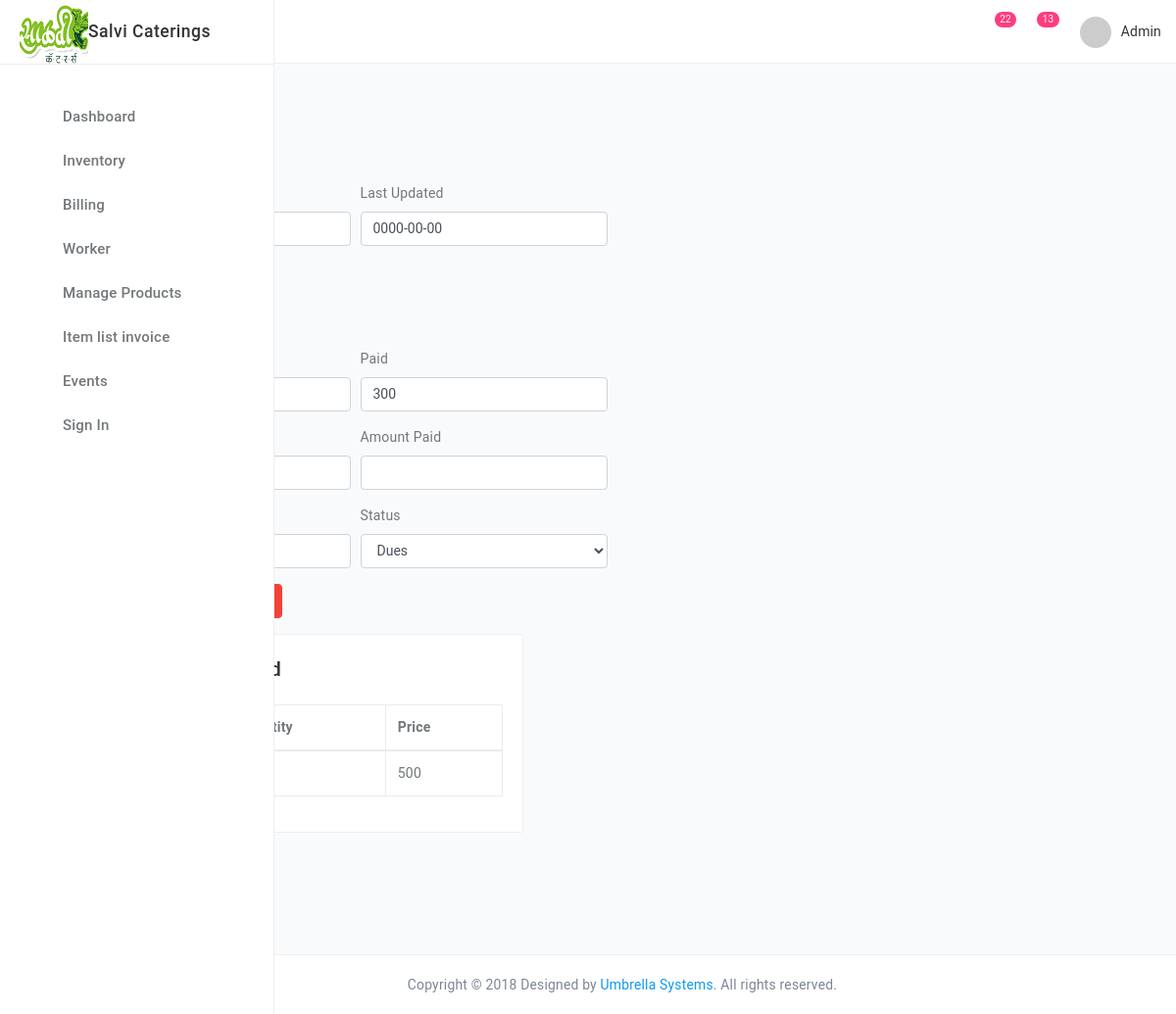
Page /stock_details.php?id=21 on the earlier database version.
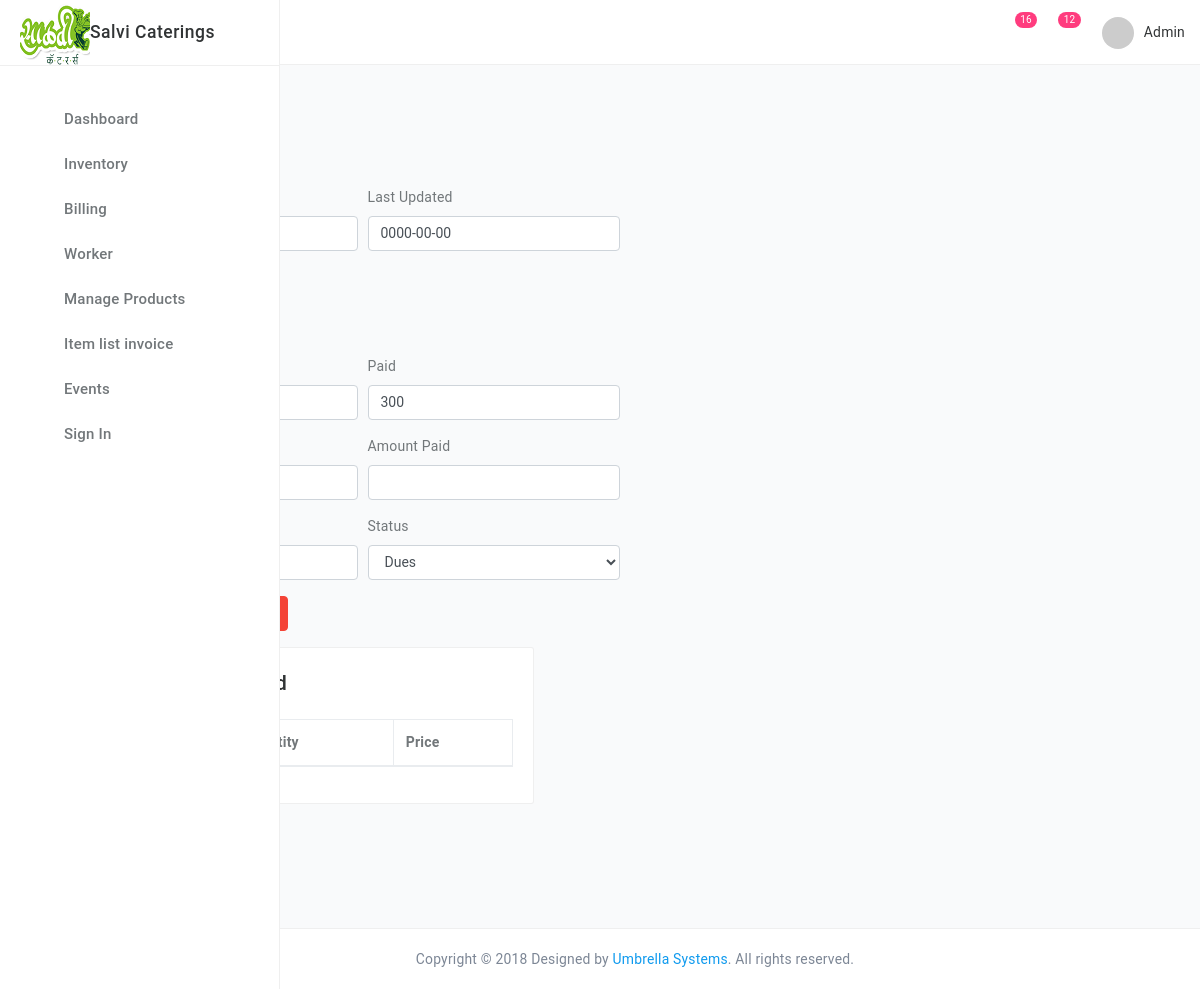
Same page on the later database version.
### tables this page shows
CREATE TABLE `hotel_info` (
  `t_id` int(11) NOT NULL,
  `date` date NOT NULL,
  `subtotal` float NOT NULL,
  `paid` float NOT NULL,
  `total` float NOT NULL,
  `up_dt` date NOT NULL,
  `status` varchar(20) NOT NULL
);

CREATE TABLE `inventory_stock_hotel` (
  `i_id` int(11) NOT NULL,
  `t_id` int(11) NOT NULL,
  `item` varchar(100) NOT NULL,
  `qty` int(11) NOT NULL,
  `unit` varchar(50) NOT NULL,
  `price` int(11) NOT NULL
);

### stock_details.php (the view, shortened to what the changed rows need)
<?php include 'header.php';
 include "db.php";
$ids=$_GET['id'];
?>
<main class="main-content bgc-grey-100">
        <div id="mainContent">
          <div class="container">
<div class="row">
            <div class="masonry-item col-md-6">
          <div class="mT-30">
              <form class="form-horizontal" action="" method="POST">
                <div class="form-row"><?php
                      $res = mysqli_query($con,"SELECT * FROM hotel_info where t_id='$ids'");
                      while($row = mysqli_fetch_array($res))
{
$pd = $row['paid'];
$d = $row['total'];
              ?>
                  <div class="form-group col-md-6">
                    <label for="inputEmail4">Date of purchase</label>
                  </div>
                  <div class="form-group col-md-6">
                    <label for="inputEmail4">Last Updated</label>
               <input class="form-control" id="focusedInput" type="text" placeholder="Date" value="<?php echo $row['up_dt']; ?>" name="purchased_date">
                  </div>
                  <div class="form-group col-md-6">
                    <label class="fw-500">Date of Updatation</label>
                      <div class="timepicker-input input-icon form-group">
                        <div class="input-group">
                          <div class="input-group-addon bgc-white bd bdwR-0"><i class="ti-calendar"></i></div>
                        </div>
                      </div>
                    </div>
                       </div>
                <div class="form-row">
                  <div class="form-group col-md-6">
                    <label for="inputEmail4">Total</label>
                  </div>
                  <div class="form-group col-md-6">
                    <label for="inputEmail4">Paid</label>
                  <input class="form-control" id="focusedInput" type="text" name="pay" value="<?php echo $pd; ?>">
                  </div>
                  <div class="form-group col-md-6">
                    <label for="inputEmail4">Pending Amount</label>
                  <input class="form-control" id="dues" type="text" name="dues" value="<?php echo $d ;}?>">
                  </div>
<br>
</form>
                       <div class="col-md-12">
            <div class="bgc-white bd bdrs-3 p-20 mB-20">
              <table class="table table-bordered">
                <thead>
                  <tr>
                    <th scope="col">Item</th>
                    <th scope="col">Quantity</th>
                    <th scope="col">Price</th>
                  </tr>
                </thead>
                <tbody>
               <?php   $result = mysqli_query($con,"SELECT * FROM inventory_stock_hotel where t_id='$ids'");
while($row = mysqli_fetch_array($result))
{
echo "<tr>";
echo "<td>" . $row['item'] . "</td>";
echo "<td>" . $row['qty'] ." ". $row['unit'] . "</td>";
echo "<td>" . $row['price'] . "</td></tr>";
}
?>
                </tbody>
              </table>
            </div>
          </div>
</div>
            </div>
          </div>
        </div>
      </div>
    </main>
  <?php include 'footer.php';?>

### header.php (shortened to what the changed rows need)
<!DOCTYPE html>
<html>
<head>
	<link href="style.css" rel="stylesheet">
	</head>
	<body class="app">
<div>
<div class="page-container">
	<div class="header navbar">
		<div class="header-container">
			<?php
								include "db.php";
								$sql = "SELECT count(*) as i_id FROM inventory_stock_cater";
                                 $qry = mysqli_query($con, $sql);
                                 $row = mysqli_fetch_assoc($qry);
                                 $cntitem = $row['i_id'];
                                          $eventsql = "SELECT count(*) as c_id FROM event_info";
                                 $eventqry = mysqli_query($con, $eventsql);
                                 $row = mysqli_fetch_assoc($eventqry);
                                 $cntevent = $row['c_id'];
								?>
			<ul class="nav-right">
				<li class="notifications dropdown"><span class="counter bgc-red"><?php echo "$cntitem" ; ?></span> <a href="#" class="dropdown-toggle no-after" data-toggle="dropdown"><i class="ti-bell"></i></a>
</li>
<li class="notifications dropdown"><span class="counter bgc-blue"><?php echo "$cntevent" ; ?></span> <a href="#" class="dropdown-toggle no-after" data-toggle="dropdown"><i class="ti-email"></i></a>
</li>
</ul>
</div>
</div>

Differences in the rows shown:
removed inventory_stock_hotel: price "500"
Other differences:
$cntitem: "22" → "16"
$cntevent: "13" → "12"
